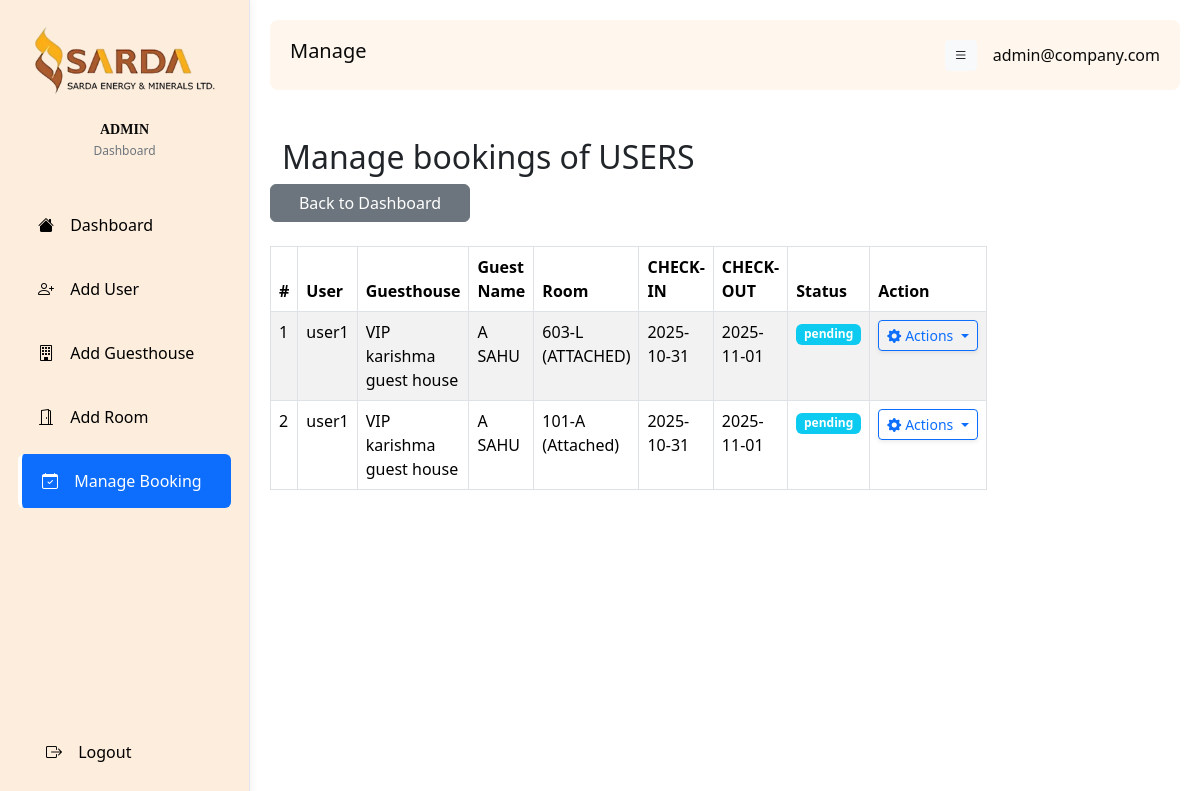
The page /admin/manage_booking.php (signed in) on the database its author committed.
### tables this page shows
CREATE TABLE `bookings` (
  `id` int(11) NOT NULL,
  `user_id` int(11) NOT NULL,
  `room_id` int(11) NOT NULL,
  `guest_name` varchar(100) NOT NULL,
  `guest_designation` varchar(100) NOT NULL,
  `checkin_date` date NOT NULL,
  `checkout_date` date NOT NULL,
  `status` enum('pending','approved','rejected','cancelled') NOT NULL DEFAULT 'pending',
  `total_cost` decimal(10,2) DEFAULT 0.00
);

CREATE TABLE `users` (
  `id` int(11) NOT NULL,
  `name` varchar(100) NOT NULL,
  `email` varchar(100) NOT NULL,
  `password` varchar(255) NOT NULL,
  `department` varchar(100) DEFAULT NULL,
  `role` enum('admin','user') DEFAULT 'user'
);

CREATE TABLE `guesthouses` (
  `id` int(11) NOT NULL,
  `name` varchar(100) NOT NULL,
  `address` varchar(255) NOT NULL
);

CREATE TABLE `rooms` (
  `id` int(11) NOT NULL,
  `guesthouse_id` int(11) DEFAULT NULL,
  `room_id` varchar(50) NOT NULL,
  `status` enum('available','booked') DEFAULT 'available',
  `rate_per_day` decimal(10,2) DEFAULT 0.00
);

### admin/manage_booking.php (the view, shortened to what this page needs)
<?php
include '../db_connect.php';
$sql = "
    SELECT
        b.id,
        u.name AS user_name,
        g.name AS guesthouse_name,
        r.room_id AS room_label,
        b.checkin_date,
        b.checkout_date,
        b.status,
        b.guest_name
    FROM bookings b
    JOIN users u ON b.user_id = u.id
    JOIN rooms r ON b.room_id = r.id
    JOIN guesthouses g ON r.guesthouse_id = g.id
    ORDER BY b.checkin_date DESC
";
$result = $conn->query($sql);
?>
<!DOCTYPE html>
<html>
<head>
    <link rel="stylesheet" href="styleadmin.css">
    <link href="https://cdn.jsdelivr.net/npm/bootstrap@5.3.3/dist/css/bootstrap.min.css" rel="stylesheet"
>
    <link href="https://cdnjs.cloudflare.com/ajax/libs/bootstrap-icons/1.10.5/font/bootstrap-icons.min.css" rel="stylesheet">
</head>
<body>
<nav class="sidebar d-flex flex-column" id="sidebar">
    <div class="sidebar-header">
            <img src="logo.png" alt="Logo" style="width: 180px;" ><br><br>
                <div class="user-title" style="font-family:Georgia, 'Times New Roman', Times, serif">ADMIN</div>
            <div class="user-subtitle">Dashboard</div>
        </div>
    <ul class="nav nav-pills flex-column flex-grow-1 p-2">
        <li><a href="dashboard.php" class="nav-link"><i class="bi bi-house-fill"></i> Dashboard</a></li>
        <li><a href="add_user.php" class="nav-link"><i class="bi bi-person-plus"></i> Add User</a></li>
        <li><a href="add_guesthouse.php" class="nav-link"><i class="bi bi-building"></i> Add Guesthouse</a></li>
        <li><a href="add_room.php" class="nav-link"><i class="bi bi-door-open"></i> Add Room</a></li>
        <li><a href="manage_booking.php" class="nav-link"><i class="bi bi-calendar-check"></i> Manage Booking</a></li>
    </ul>
    <div class="p-3">
        <a href="../logout.php" class="nav-link text-dark-50"><i class="bi bi-box-arrow-right"></i> Logout</a>
    </div>
</nav>
<div class="main-content">
    <div class="topbar">
        <h5>Manage</h5>
        <div class="d-flex align-items-center">
            <button class="btn btn-light btn-sm me-3" onclick="toggleSidebar()">
                <i class="bi bi-list"></i>
            </button>
            <?= htmlspecialchars($_SESSION['email']); ?>
        </div>
    </div>
    <div class="container mt-4 list-group">
        <h2 class="container mt-4">Manage bookings of USERS</h2>
        <a href="dashboard.php" style="width:200px;" class="btn btn-secondary mb-4">Back to Dashboard</a>
        <table class="table table-bordered table-striped" style="width: 50%;">
            <thead>
            <tr>
                <th>#</th>
                <th>User</th>
                <th>Guesthouse</th>
                <th>Guest Name</th>
                <th>Room</th>
                <th>CHECK-IN</th>
                <th>CHECK-OUT</th>
                <th>Status</th>
                <th style="width: 400px;">Action</th>
            </tr>
            </thead>
            <tbody>
            <?php
            $i = 1;
            if ($result->num_rows > 0) {
                while ($row = $result->fetch_assoc()) {
                    ?>
                    <tr>
                        <td><?= $i++ ?></td>
                        <td><?= htmlspecialchars($row['user_name']) ?></td>
                        <td><?= htmlspecialchars($row['guesthouse_name']) ?></td>
                        <td><?= htmlspecialchars($row['guest_name']) ?></td>
                        <td><?= htmlspecialchars($row['room_label']) ?></td>
                        <td><?= htmlspecialchars($row['checkin_date']) ?></td>
                        <td><?= htmlspecialchars($row['checkout_date']) ?></td>
                        <td><span class="badge bg-info"><?= htmlspecialchars($row['status']) ?></span></td>
                        <td>
                            <div class="dropdown">
                                <button class="btn btn-outline-primary btn-sm dropdown-toggle shadow-sm"
                                        type="button" id="actionMenu<?= $row['id'] ?>"
                                        data-bs-toggle="dropdown" aria-expanded="false">
                                    <i class="bi bi-gear-fill me-1"></i>Actions
                                </button>
                            </div>
                        </td>
                    </tr>
                    <?php
                }
            } else {
                echo "<tr><td colspan='8' class='text-center'>NO Booking FOUND</td></tr>";
            }
            ?>
            </tbody>
        </table>
    </div>
</div>
</body>
</html>

### admin/styleadmin.css (style rules this page uses)
body { min-height: 100vh; display: flex; background-color: #f0f2f5; }
.sidebar { width: 250px; background-color: #fdeddc; color: #0a0a0a; flex-shrink: 0; transition: width 0.3s ease; border-right: 1px solid #e3e6ee; box-shadow: 2px 0 8px rgba(0,0,0,0.05); display: flex; flex-direction: column; justify-content: space-between; }
.sidebar-header { padding: 25px 15px; text-align: center; }
.sidebar .user-title { font-weight: 600; font-size: 14px; margin-bottom: 2px; }
.sidebar .user-subtitle { font-size: 12px; color: #6c757d; }
.sidebar .nav-link { color: black; padding: 15px 20px; border-radius: 8px; margin: 5px 10px; }
.sidebar .nav-link.active { background: rgba(255, 255, 255, 0.2); color: #0a0a0a; border-left: 4px solid #ffffff; }
.sidebar .nav-link i { margin-right: 12px; }
.main-content { flex-grow: 1; padding: 20px; }
.topbar { height: 70px; background-color: #fff7ee; display: flex; align-items: center; justify-content: space-between; padding: 0 20px; border-radius: 8px; color: #0a0a0a; margin-bottom: 20px; }

### rows shown on the page
bookings: user.name "user1", guesthouses.name "VIP karishma guest house", guest_name "A SAHU", room.room_id "603-L (ATTACHED)", checkin_date "2025-10-31", checkout_date "2025-11-01", status "pending"
bookings: user.name "user1", guesthouses.name "VIP karishma guest house", guest_name "A SAHU", room.room_id "101-A (Attached)", checkin_date "2025-10-31", checkout_date "2025-11-01", status "pending"

### other values the page prints
$_SESSION['email'] "admin@company.com"
